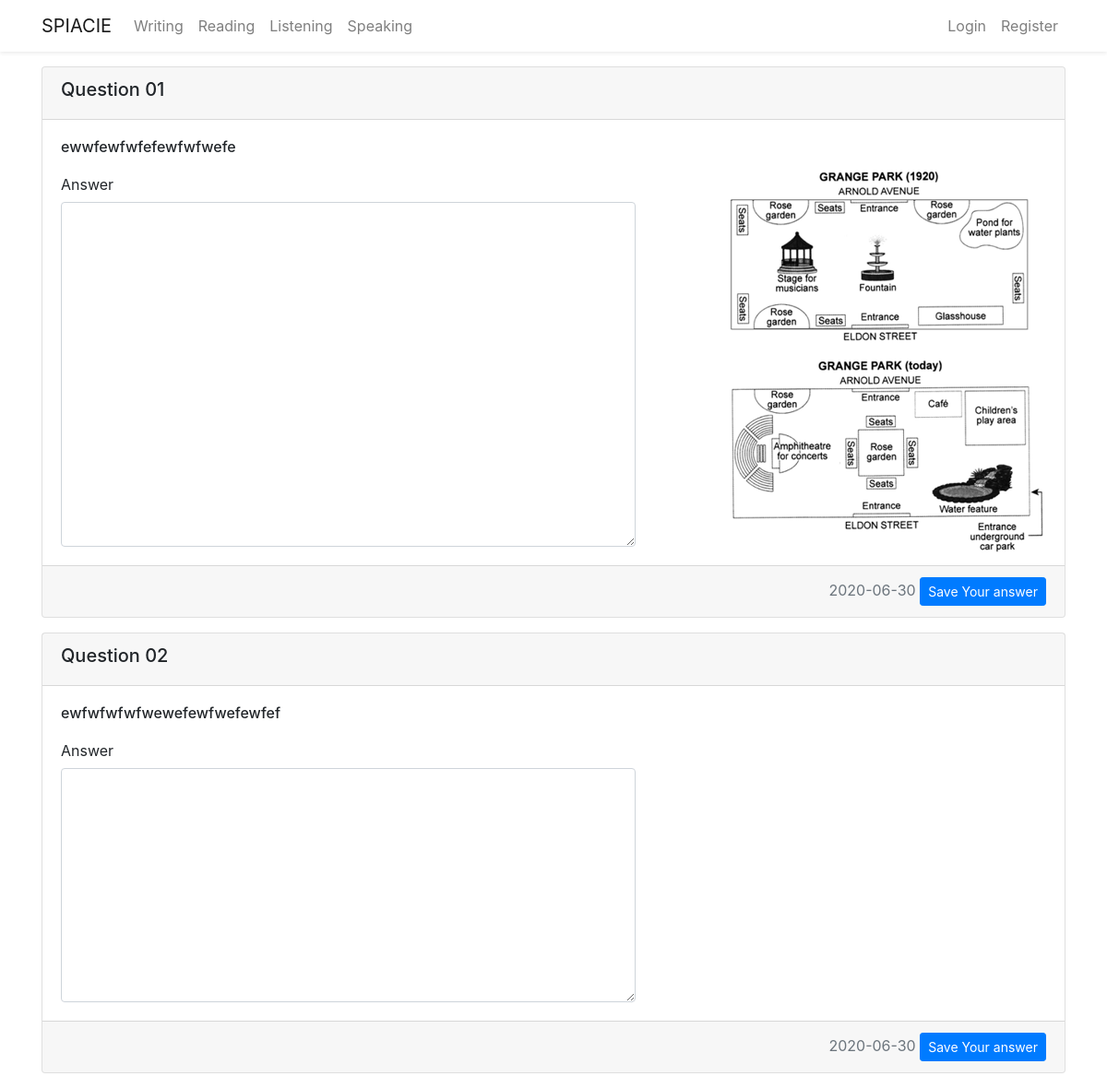
/writing/1, run on an earlier commit of the app's database.
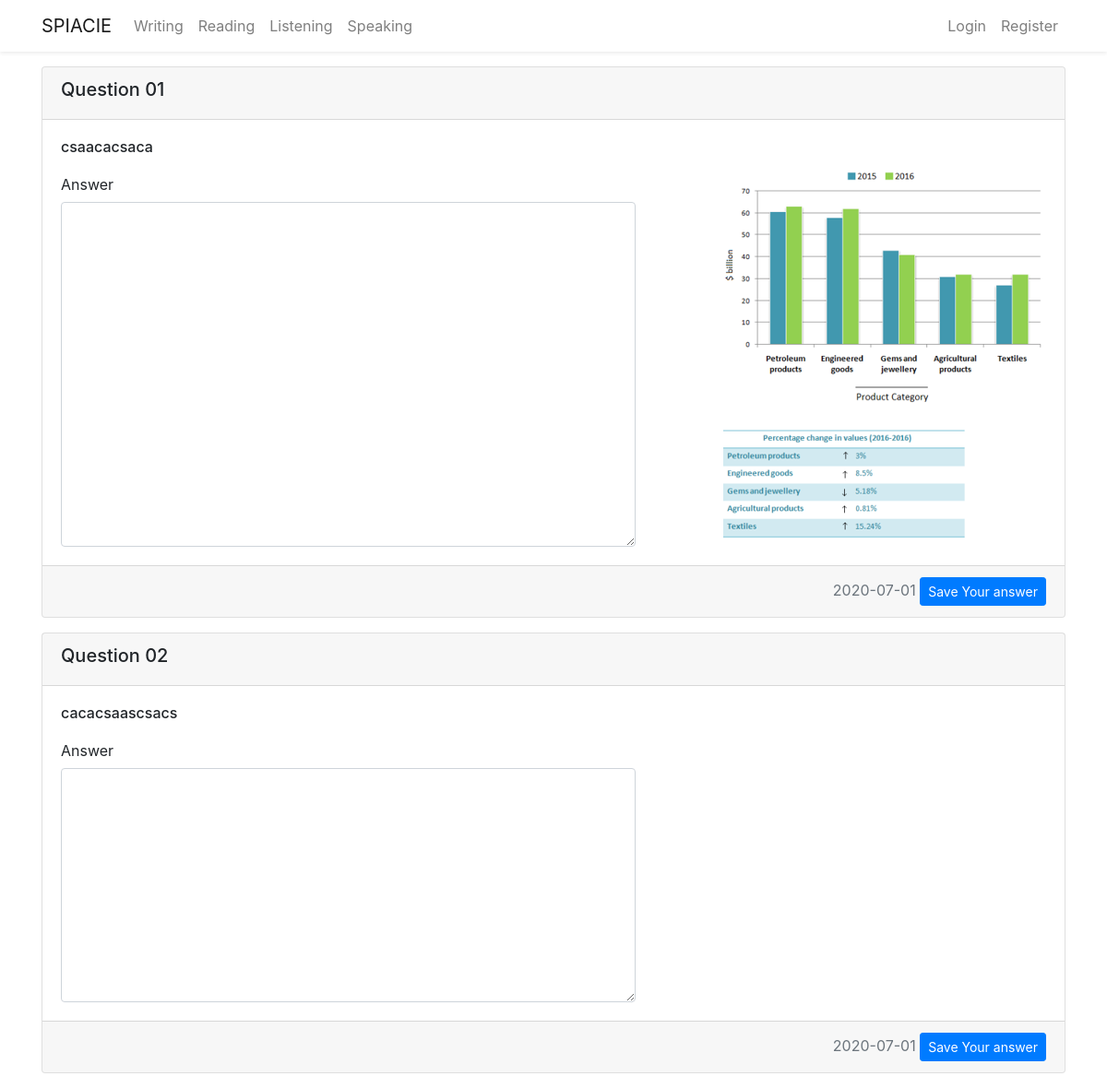
And on a later commit of the database.
### flaskblog/models.py (models this page shows, shortened)
class Writingpaper(db.Model):
    id = db.Column(db.Integer, primary_key=True)
    title = db.Column(db.String(300), unique=True, nullable=False)
    task01 = db.Column(db.String(1000), nullable=False)
    task01_img = db.Column(db.String(20), nullable=True)
    task02 = db.Column(db.String(1000), nullable=False)
    date_posted = db.Column(db.DateTime, nullable=False,
                            default=datetime.now())
    user_id = db.Column(db.Integer, db.ForeignKey('user.id'), nullable=False)
    answer = db.relationship(
        'Writingpaperanswer', backref='candidate', lazy=True)

### flaskblog/writing/routes.py (the view, shortened to what this page needs)
@writing.route("/writing/<int:writing_id>", methods=['GET', 'POST'])
def show_writing(writing_id):
    writingpaper = Writingpaper.query.get_or_404(writing_id)
    form1 = WritingpaperoneForm()
    form2 = WritingpapertwoForm()
    return render_template('writing_paper.html',  writingpaper=writingpaper, form1=form1, form2=form2)

### flaskblog/writing/forms.py
class WritingpaperoneForm(FlaskForm):
    task01_answer = TextAreaField(
        'Answer', validators=[DataRequired(), Length(min=150)])
    submit = SubmitField('Save Your answer')

class WritingpapertwoForm(FlaskForm):
    task02_answer = TextAreaField(
        'Answer', validators=[DataRequired(), Length(min=250)])
    submit = SubmitField('Save Your answer')

### flaskblog/templates/writing_paper.html (shortened to what this page needs)
{% extends 'layout.html' %} {% block content %}
<div class="card mt-3 mb-3">
  <form method="post" action="" enctype="multipart/form-data">
    <div class="card-header">
      <h5>Question 01</h5>
    </div>
    <div class="card-body">
      <h6 class="card-title">
        {% autoescape false %}
          {{ writingpaper.task01.replace('\n', '<br />') }}
        {% endautoescape %}
      </h6>
      {% if writingpaper.task01_img %}
      <div class="img-fluid">
        <img
          src="{{ url_for('static', filename='writingpaper/' + writingpaper.task01_img) }}"
          class="img-fluid float-right"
          alt="..."
        />
      </div>
      {% endif %}
      {{ form1.task01_answer.label(class_="col-form-label text-md-right")}}
      {% if form1.task01_answer.errors %}
        {{form1.task01_answer(class="form-control col-md-7 is-invalid", rows=15)}}
        <div class="invaild-feedback col-md-3 text-danger">
          {% for error in form1.task01_answer.errors %}
          <small>{{ error }}</small>
          {% endfor %}
        </div>
      {% else %}
        {{ form1.task01_answer(class_="form-control col-md-7", rows=15)}}
      {% endif %}
    </div>
    <div class="card-footer text-muted text-right">
      {{ writingpaper.date_posted.strftime('%Y-%m-%d') }}
      {{ form1.submit(class="btn btn-primary btn-sm")}}
    </div>
  </form>
</div>
<div class="card mt-3 mb-3">
  <form method="post" action="" enctype="multipart/form-data">
    <div class="card-header">
      <h5>Question 02</h5>
    </div>
    <div class="card-body">
      <h6 class="card-title">
        {% autoescape false %}
          {{ writingpaper.task02.replace('\n', '<br />') }}
        {% endautoescape %}
      </h6>
      {{ form2.task02_answer.label(class_="col-form-label text-md-right")}}
      {% if form2.task02_answer.errors %}
        {{form2.task02_answer(class="form-control col-md-7 is-invalid", rows=10)}}
        <div class="invaild-feedback col-md-3 text-danger">
          {% for error in form2.task02_answer.errors %}
          <small>{{ error }}</small>
          {% endfor %}
        </div>
      {% else %}
        {{ form2.task02_answer(class_="form-control col-md-7", rows=10)}}
      {% endif %}
    </div>
    <div class="card-footer text-muted text-right">
      {{ writingpaper.date_posted.strftime('%Y-%m-%d') }}
      {{ form2.submit(class="btn btn-primary btn-sm")}}
    </div>
  </form>
</div>
{% endblock content %}

### flaskblog/templates/layout.html (shortened to what this page needs)
<!DOCTYPE html>
<html lang="en">
  <head>
    <link
      rel="stylesheet"
      href="https://stackpath.bootstrapcdn.com/bootstrap/4.5.0/css/bootstrap.min.css"
    />
  </head>
  <body>
    {% include 'includes/_navbar.html' %}
    <div class="container mt-3">
       {% block content %} {% endblock
      content%}
    </div>
  </body>
</html>

### flaskblog/templates/includes/_navbar.html (shortened to what this page needs)
<nav class="navbar navbar-expand-md navbar-light bg-white shadow-sm">
  <div class="container">
    <a class="navbar-brand" href="/">SPIACIE</a>
    <div class="collapse navbar-collapse" id="navbarSupportedContent">
      <ul class="navbar-nav mr-auto">
        <li class="nav-item">
          <a class="nav-link" href="{{ url_for('writing.write') }}">Writing</a>
        </li>
        <li class="nav-item">
          <a class="nav-link" href="#">Reading</a>
        </li>
        <li class="nav-item">
          <a class="nav-link" href="#">Listening</a>
        </li>
        <li class="nav-item">
          <a class="nav-link" href="{{ url_for('speaking.speak') }}">Speaking</a>
        </li>
      </ul>
      <ul class="navbar-nav ml-auto">
        {% if current_user.is_authenticated %}
        <li class="nav-item">
          <a class="nav-link" href="/post/new">New Post</a>
        </li>
        <li class="nav-item">
          <a class="nav-link" href="/account">Account</a>
        </li>
        <li class="nav-item">
          <a class="nav-link" href="/logout">Logout</a>
        </li>
        {% else %}
        <li class="nav-item">
          <a class="nav-link" href="/login">Login</a>
        </li>
        <li class="nav-item">
          <a class="nav-link" href="/register">Register</a>
        </li>
        {% endif %}
      </ul>
    </div>
  </div>
</nav>

What changed in the data, as far as the page shows it:
changed Writingpaper: task01.replace "ewwfewfwfefewfwfwefe" → "csaacacsaca"; task01_img: a different picture; date_posted "2020-06-30" → "2020-07-01"; task02.replace "ewfwfwfwfwewefewfwefewfef" → "cacacsaascsacs"
